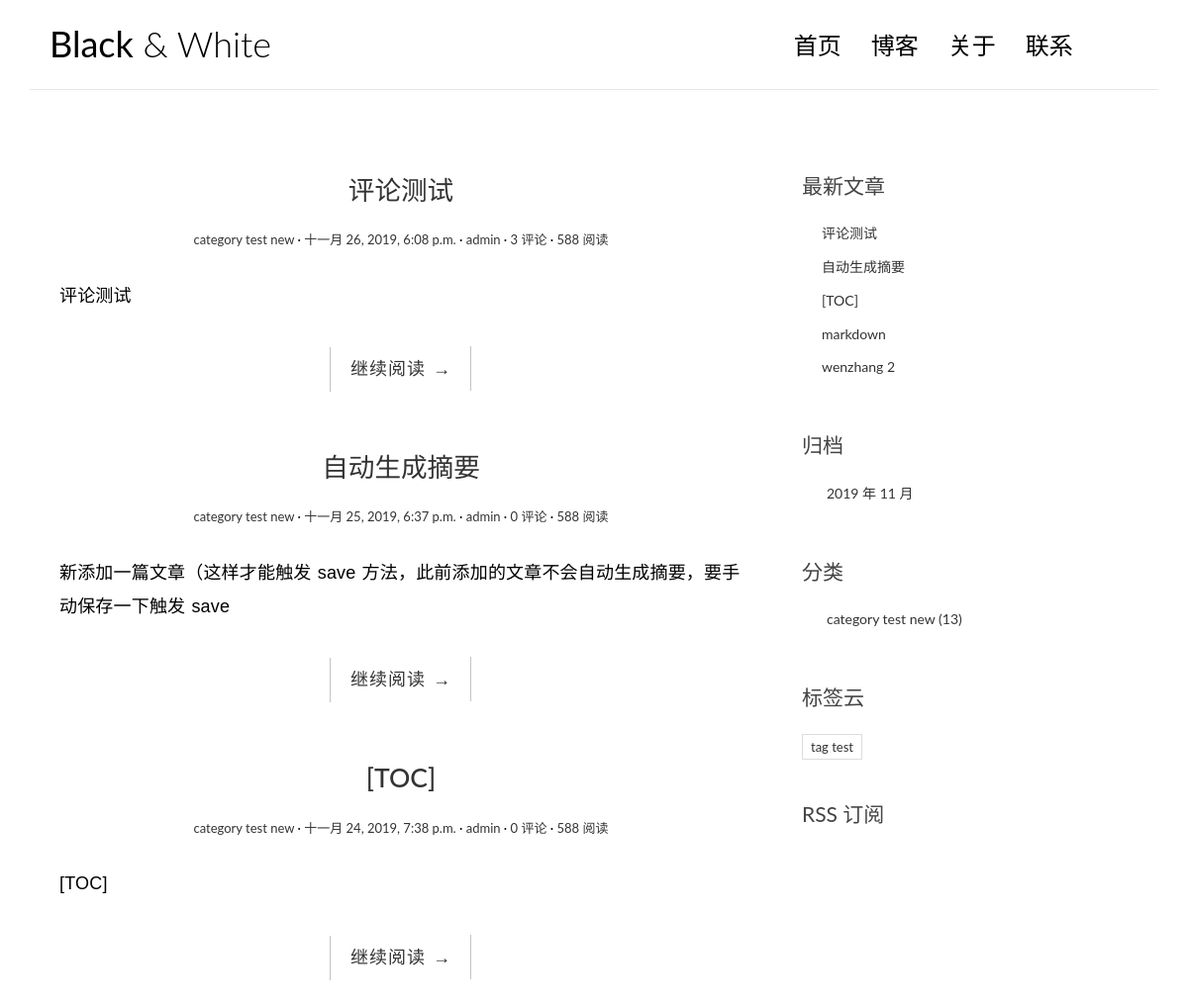
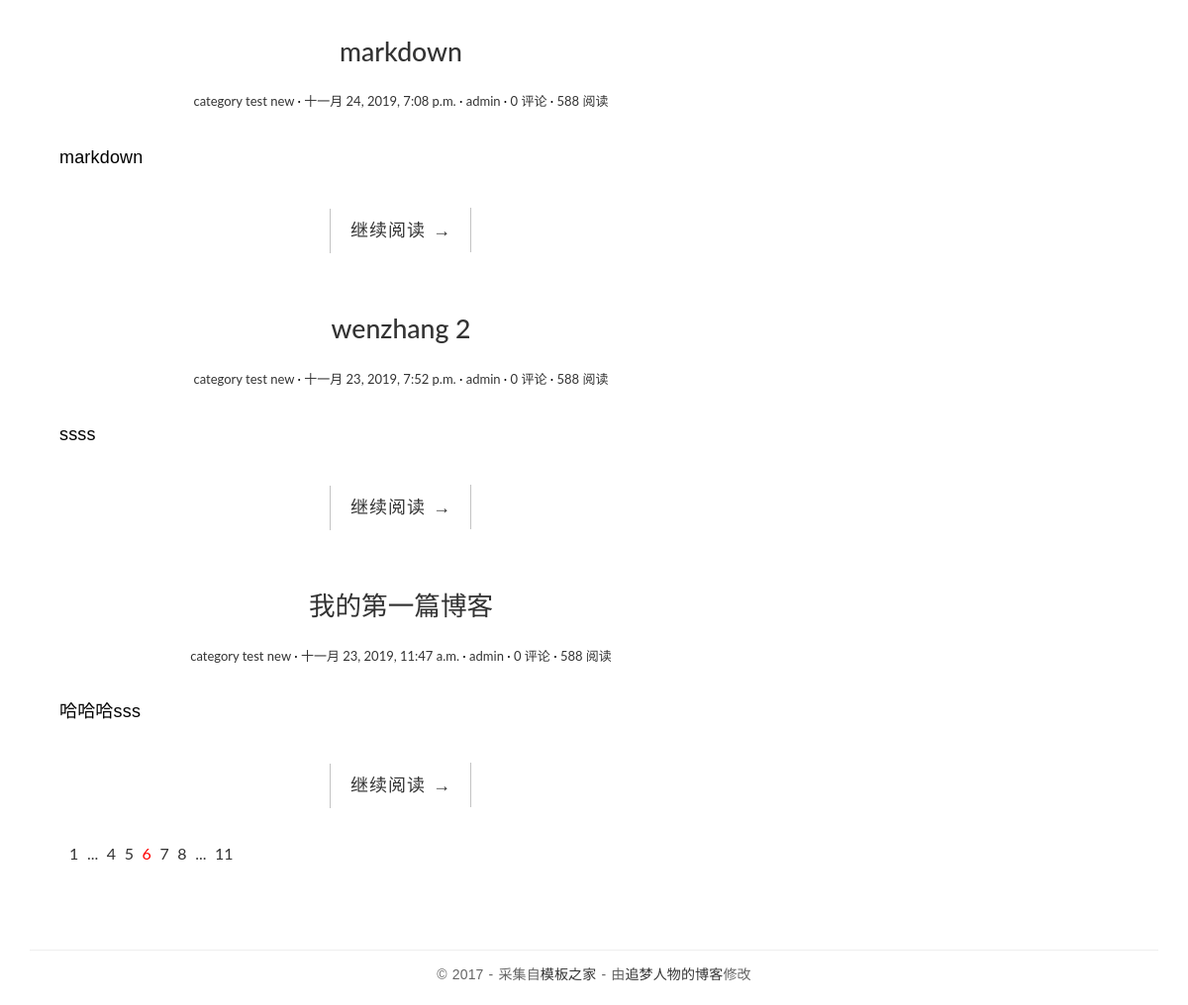
The page / on the database its author committed (2 pictures, top to bottom).
### blog/models.py (models this page shows, shortened)
class Post(models.Model):
    title = models.CharField('标题',max_length=70)
    body = models.TextField('正文')
    created_time = models.DateTimeField('创建时间', default=timezone.now)
    modified_time = models.DateTimeField('修改时间')
    excerpt = models.CharField('摘要',max_length=200, blank=True)
    category = models.ForeignKey(Category,verbose_name='分类', on_delete=models.CASCADE)
    tags =models.ManyToManyField(Tag, verbose_name='标签', blank=True)
    author = models.ForeignKey(User,verbose_name='作者', on_delete=models.CASCADE)
    class Meta:
        verbose_name ='文章'
        verbose_name_plural = verbose_name
        ordering = ['-created_time']
    def get_absolute_url(self):
        return reverse('blog:detail', kwargs={'pk': self.pk})

class Category(models.Model):
    name = models.CharField(max_length=100)
    class Meta:
        verbose_name = '分类'
        verbose_name_plural = verbose_name

class Tag(models.Model):
    name = models.CharField(max_length=100)
    class Meta:
            verbose_name = '标签'
            verbose_name_plural = verbose_name

### blog/views.py (the view)
# urls.py: path('',views.index, name= 'index'),
def index(request):
	post_list = Post.objects.all().order_by('-created_time')
	return render(request, 'blog/index.html', context={'post_list': post_list})

### blog/templatetags/blog_extras.py (called while the page is built)
@register.inclusion_tag('blog/inclusions/_recent_posts.html', takes_context=True)
def show_recent_posts(context, num=5):
    return {
        'recent_post_list': Post.objects.all().order_by('-created_time')[:num],
    }

@register.inclusion_tag('blog/inclusions/_archives.html', takes_context=True)
def show_archives(context):
    return {
        'date_list': Post.objects.dates('created_time', 'month', order='DESC'),
    }

@register.inclusion_tag('blog/inclusions/_categories.html', takes_context=True)
def show_categories(context):
    return {
        'category_list': Category.objects.all(),
    }

@register.inclusion_tag('blog/inclusions/_tags.html', takes_context=True)
def show_tags(context):
    return {
        'tag_list': Tag.objects.all(),
    }

### templates/blog/index.html
{% extends 'base.html' %}
{% block main %}
    {% for post in post_list %}
                        <article class="post post-{{ post.pk }}">
                            <header class="entry-header">
                                <h1 class="entry-title">
                                    <a href="{{ post.get_absolute_url }}">{{ post.title }}</a>
                                </h1>
                                <div class="entry-meta">
                                    <span class="post-category"><a href="#">{{ post.category.name }}</a></span>
                                    <span class="post-date"><a href="#"><time class="entry-date"
                                                                          datetime="{{ post.created_time }}">{{ post.created_time }}</time></a></span>
                                    <span class="post-author"><a href="#">{{ post.author }}</a></span>
                                    <span class="comments-link"><a href="{{ post.get_absolute_url }}#comment-area">{{ post.comment_set.count }} 评论</a></span>
                                    <span class="views-count"><a href="#">588 阅读</a></span>
                                </div>
                            </header>
                            <div class="entry-content clearfix">
                                <p>{{ post.excerpt }}</p>
                                <div class="read-more cl-effect-14">
                                    <a href="{{ post.get_absolute_url }}" class="more-link">继续阅读 <span class="meta-nav">→</span></a>
                                </div>
                            </div>
                        </article>
                    {% empty %}
                        <div class="no-post">暂时还没有发布的文章！</div>
                    {% endfor %}
                    <div class="pagination">
                        <ul>
                            <li><a href="">1</a></li>
                            <li><a href="">...</a></li>
                            <li><a href="">4</a></li>
                            <li><a href="">5</a></li>
                            <li class="current"><a href="">6</a></li>
                            <li><a href="">7</a></li>
                            <li><a href="">8</a></li>
                            <li><a href="">...</a></li>
                            <li><a href="">11</a></li>
                        </ul>
                    </div>
{% endblock main %}

### templates/base.html (shortened to what this page needs)
{% load static %}
{% load blog_extras %}
<!DOCTYPE html>
<html>
<head>
    <link rel="stylesheet" href="http://code.ionicframework.com/ionicons/2.0.1/css/ionicons.min.css">
    <link rel="stylesheet" href="{% static 'blog/css/bootstrap.min.css' %}">
    <link rel="stylesheet" href="{% static 'blog/css/pace.css' %}">
    <link rel="stylesheet" href="{% static 'blog/css/custom.css' %}">
    <link href="https://cdn.bootcss.com/highlight.js/9.15.8/styles/github.min.css" rel="stylesheet">
</head>
<body>
<div class="container">
    <header id="site-header">
        <div class="row">
            <div class="col-md-4 col-sm-5 col-xs-8">
                <div class="logo">
                    <h1><a href="{% url 'blog:index' %}"><b>Black</b> & White</a></h1>
                </div>
            </div>
            <div class="col-md-8 col-sm-7 col-xs-4">
                <nav class="main-nav" role="navigation">
                    <div class="collapse navbar-collapse" id="bs-example-navbar-collapse-1">
                        <ul class="nav navbar-nav navbar-right">
                            <li class="cl-effect-11"><a href="index.html" data-hover="首页">首页</a></li>
                            <li class="cl-effect-11"><a href="full-width.html" data-hover="博客">博客</a></li>
                            <li class="cl-effect-11"><a href="about.html" data-hover="关于">关于</a></li>
                            <li class="cl-effect-11"><a href="contact.html" data-hover="联系">联系</a></li>
                        </ul>
                    </div>
                </nav>
            </div>
        </div>
    </header>
</div>
<div class="content-body">
    <div class="container">
        <div class="row">
            <main class="col-md-8">
                {% block main %}
                {% endblock main %}
            </main>
            <aside class="col-md-4">
                {% show_recent_posts %}
                {% show_archives %}
                {% show_categories %}
                {% show_tags %}
                <div class="rss">
                     <a href=""> RSS 订阅</a>
                </div>
            </aside>
        </div>
    </div>
</div>
<footer id="site-footer">
    <div class="container">
        <div class="row">
            <div class="col-md-12">
                <p class="copyright">&copy 2017 - 采集自<a href="http://www.cssmoban.com/"
                                                        target="_blank" title="模板之家">模板之家</a>
                    - 由<a href="http://zmrenwu.com/" title="网页模板" target="_blank">追梦人物的博客</a>修改
                </p>
            </div>
        </div>
    </div>
</footer>
</body>
</html>

### templates/blog/inclusions/_recent_posts.html
<div class="widget widget-recent-posts">
  <h3 class="widget-title">最新文章</h3>
  <ul>
    {% for post in recent_post_list %}
      <li>
        <a href="{{ post.get_absolute_url }}">{{ post.title }}</a>
      </li>
    {% empty %}
      暂无文章！
    {% endfor %}
  </ul>
</div>

### templates/blog/inclusions/_archives.html
<div class="widget widget-archives">
  <h3 class="widget-title">归档</h3>
  <ul>
    {% for date in date_list %}
      <li>
        <a href="{% url 'blog:archive' date.year date.month %}">
        {{ date.year }} 年 {{ date.month }} 月
        </a>
      </li>
    {% empty %}
      暂无归档！
    {% endfor %}
  </ul>
</div>

### templates/blog/inclusions/_categories.html
<div class="widget widget-category">
  <h3 class="widget-title">分类</h3>
  <ul>
    {% for category in category_list %}
      <li>
        <a href="{% url 'blog:category' category.pk %}">{{ category.name }} <span class="post-count">(13)</span></a>
      </li>
    {% empty %}
      暂无分类！
    {% endfor %}
  </ul>
</div>

### templates/blog/inclusions/_tags.html
<div class="widget widget-tag-cloud">
  <h3 class="widget-title">标签云</h3>
  <ul>
    {% for tag in tag_list %}
      <li>
        <a href="{% url 'blog:tag' tag.pk %}">{{ tag.name }}</a>
      </li>
    {% empty %}
      暂无标签！
    {% endfor %}
  </ul>
</div>

### blog/static/blog/css/custom.css (style rules this page uses)
* { outline: none; }
h1, h2, h3, h4, h5, h6 { margin-top: 0; }
b { font-weight: 400; }
a { color: #333; }
body { color: #444; font-family: 'Lato', sans-serif; }
p { font-family: 'Ubuntu', sans-serif; font-weight: 400; word-spacing: 1px; letter-spacing: 0.01em; }
#site-header { background-color: #FFF; padding: 25px 20px; margin-bottom: 40px; border-bottom: 1px solid #e7e7e7; }
.logo h1 a { color: #000; }
.logo h1 { margin: 0; font-family: 'Lato', sans-serif; font-weight: 300; }
.main-nav { margin-top: 11px; max-width: 95%; }
.main-nav a { color: #000000 !important; padding: 0 0 5px 0 !important; margin-right: 30px; font-family: 'Lato', sans-serif; font-weight: 300; font-size: 24px; }
.cl-effect-11 a { padding: 10px 0; color: #0972b4; text-shadow: none; }
.cl-effect-11 a::before { position: absolute; top: 0; left: 0; overflow: hidden; padding: 0 0 5px 0 !important; max-width: 0; border-bottom: 1px solid #000; color: #000; content: attr(data-hover); white-space: nowrap; -webkit-transition: max-width 0.5s; -moz-transition: max-width 0.5s; transition: max-width 0.5s; }
.content-body { padding-bottom: 4em; }
.post { background: #fff; padding: 30px 30px 0; }
.entry-title { text-align: center; font-size: 1.9em; margin-bottom: 20px; line-height: 1.6; padding: 10px 20px 0; }
.entry-meta { text-align: center; color: #DDDDDD; font-size: 13px; margin-bottom: 30px; }
.entry-content { font-size: 18px; line-height: 1.9; font-weight: 300; color: #000; }
.post-category::after, .post-date::after, .post-author::after, .comments-link::after { content: ' ·'; color: #000; }
.read-more { font-family: 'Ubuntu', sans-serif; font-weight: 400; word-spacing: 1px; letter-spacing: 0.01em; text-align: center; margin-top: 20px; }
.cl-effect-14 a { padding: 0 20px; height: 45px; line-height: 45px; position: relative; display: inline-block; margin: 15px 25px; letter-spacing: 1px; font-weight: 400; text-shadow: 0 0 1px rgba(255, 255, 255, 0.3); }
.cl-effect-14 a::before, .cl-effect-14 a::after { position: absolute; width: 45px; height: 1px; background: #C3C3C3; content: ''; -webkit-transition: all 0.3s; -moz-transition: all 0.3s; transition: all 0.3s; pointer-events: none; }
.cl-effect-14 a::before { top: 0; left: 0; -webkit-transform: rotate(90deg); -moz-transform: rotate(90deg); transform: rotate(90deg); -webkit-transform-origin: 0 0; -moz-transform-origin: 0 0; transform-origin: 0 0; }
.cl-effect-14 a::after { right: 0; bottom: 0; -webkit-transform: rotate(90deg); -moz-transform: rotate(90deg); transform: rotate(90deg); -webkit-transform-origin: 100% 0; -moz-transform-origin: 100% 0; transform-origin: 100% 0; }
.widget { background: #fff; padding: 30px 0 0; }
.widget-title { font-size: 1.5em; margin-bottom: 20px; line-height: 1.6; padding: 10px 0 0; font-weight: 400; }
.widget-recent-posts ul { padding: 0; margin: 0; padding-left: 20px; }
.widget-recent-posts ul li { list-style-type: none; position: relative; line-height: 170%; margin-bottom: 10px; }
.widget-recent-posts ul li::before { content: '\f3d3'; font-family: "Ionicons"; position: absolute; left: -17px; top: 3px; font-size: 16px; color: #000; }
.widget-archives ul { padding: 0; margin: 0; padding-left: 25px; }
.widget-archives ul li { list-style-type: none; position: relative; line-height: 170%; margin-bottom: 10px; }
.widget-archives ul li::before { content: '\f3f3'; font-family: "Ionicons"; position: absolute; left: -25px; top: 1px; font-size: 16px; color: #000; }
.widget-category ul { padding: 0; margin: 0; padding-left: 25px; }
.widget-category ul li { list-style-type: none; position: relative; line-height: 170%; margin-bottom: 10px; }
.widget-category ul li::before { content: '\f3fe'; font-family: "Ionicons"; position: absolute; left: -25px; top: 1px; font-size: 18px; color: #000; }
.widget-tag-cloud ul { padding: 0; margin: 0; margin-right: -10px; }
.widget-tag-cloud ul li { list-style-type: none; font-size: 13px; display: inline-block; margin-right: 10px; margin-bottom: 10px; padding: 3px 8px; border: 1px solid #ddd; }
.rss { font-size: 21px; margin-top: 30px; }
.rss a { color: #444; }
#site-footer { padding-top: 10px; padding: 0 0 1.5em 0; }
.copyright { text-align: center; padding-top: 1em; margin: 0; border-top: 1px solid #eee; color: #666; }
.pagination ul { list-style: none; }
.pagination ul li { display: inline-block; font-size: 16px; margin-right: 5px; }
.current a { color: red; }

### rows shown on the page
Post: title "评论测试", category.name "category test new", created_time "十一月 26, 2019, 6:08 p.m.", author "admin", comment_set.count "3", excerpt "评论测试"
Post: title "自动生成摘要", category.name "category test new", created_time "十一月 25, 2019, 6:37 p.m.", author "admin", comment_set.count "0", excerpt "新添加一篇文章（这样才能触发 save 方法，此前添加的文章不会自动生成摘要，要手动保存一下触发 save"
Post: title "[TOC]", category.name "category test new", created_time "十一月 24, 2019, 7:38 p.m.", author "admin", comment_set.count "0", excerpt "[TOC]"
Post: title "markdown", category.name "category test new", created_time "十一月 24, 2019, 7:08 p.m.", author "admin", comment_set.count "0", excerpt "markdown"
Post: title "wenzhang 2", category.name "category test new", created_time "十一月 23, 2019, 7:52 p.m.", author "admin", comment_set.count "0", excerpt "ssss"
Post: title "我的第一篇博客", category.name "category test new", created_time "十一月 23, 2019, 11:47 a.m.", author "admin", comment_set.count "0", excerpt "哈哈哈sss"
Category: name "category test new"
Tag: name "tag test"

### other values the page prints
{{ date.year }} "2019"
{{ date.month }} "11"
